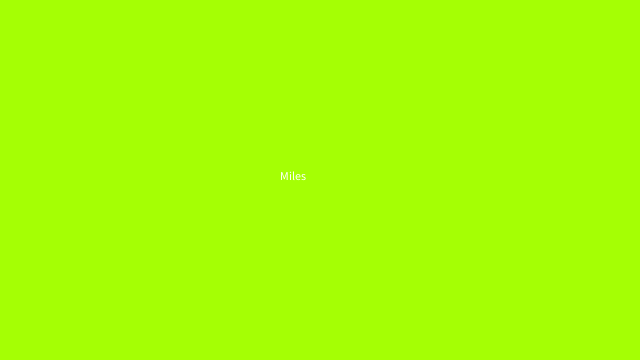
Frame 1 (no input)
Frame 60 (the mouse pressed at the canvas centre just before this capture): identical to frame 1, image omitted
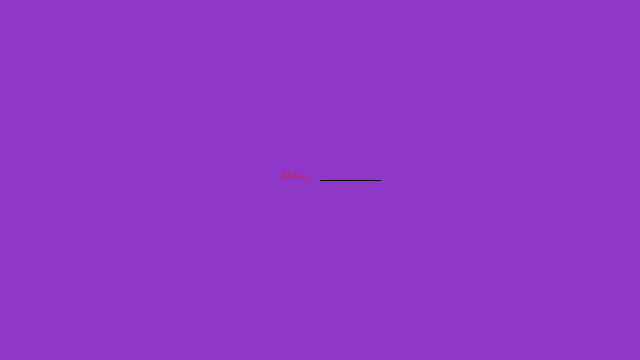
Frame 120 (the mouse held since frame 60 and released just before this capture)

The Processing sketch that drew these frames (run headless with seeded random() and noise(); from frame 60 on, the mouse is pressed at the canvas centre):

// Processing sketch: processing_30327
// ── processing_30327.pde

void setup(){
  size(640, 360); //resizing window
   background(165,293,4);//setting background color
   text("Miles", 280,180);
}
 
void draw(){
if(mousePressed == true){
  background(143,56,199);
  line(320,180,380 ,180);
  text(" Miles", 280,180);
  fill(201,36,87);
   
  }
}

                
                
